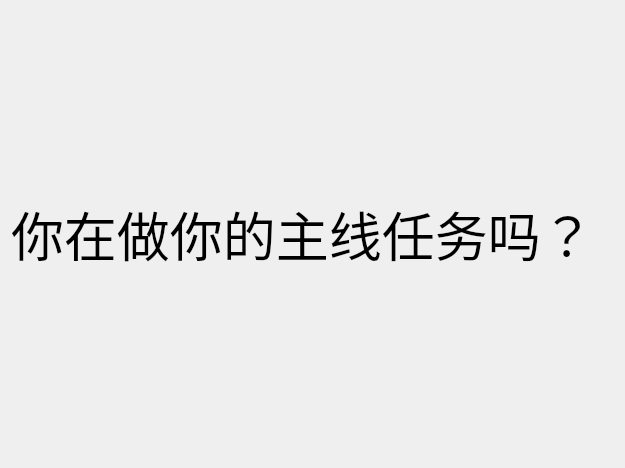
<?xml version="1.0" encoding="UTF-8"?>
<ui version="4.0">
 <class>BackToMain</class>
 <widget class="QWidget" name="BackToMain">
  <property name="geometry">
   <rect>
    <x>0</x>
    <y>0</y>
    <width>625</width>
    <height>468</height>
   </rect>
  </property>
  <property name="windowTitle">
   <string>Form</string>
  </property>
  <layout class="QGridLayout" name="gridLayout">
   <item row="0" column="0">
    <widget class="QLabel" name="label">
     <property name="font">
      <font>
       <pointsize>40</pointsize>
      </font>
     </property>
     <property name="text">
      <string>你在做你的主线任务吗？</string>
     </property>
    </widget>
   </item>
  </layout>
 </widget>
 <resources/>
 <connections/>
</ui>
